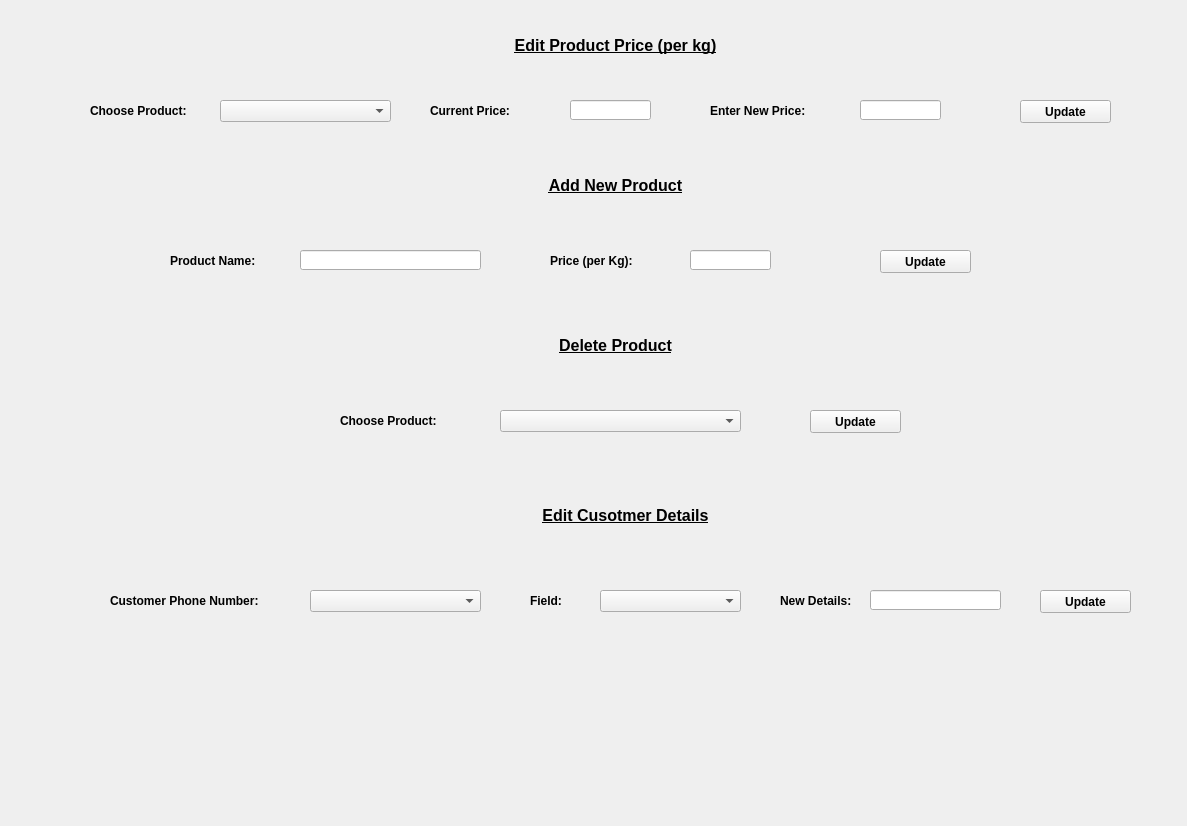
<?xml version="1.0" encoding="UTF-8"?>
<ui version="4.0">
 <class>MainWindow</class>
 <widget class="QMainWindow" name="MainWindow">
  <property name="geometry">
   <rect>
    <x>0</x>
    <y>0</y>
    <width>1187</width>
    <height>826</height>
   </rect>
  </property>
  <property name="windowTitle">
   <string>MainWindow</string>
  </property>
  <widget class="QWidget" name="centralwidget">
   <widget class="QLabel" name="label">
    <property name="geometry">
     <rect>
      <x>510</x>
      <y>30</y>
      <width>211</width>
      <height>31</height>
     </rect>
    </property>
    <property name="font">
     <font>
      <family>Arial</family>
      <pointsize>12</pointsize>
      <weight>75</weight>
      <bold>true</bold>
     </font>
    </property>
    <property name="text">
     <string>&lt;html&gt;&lt;head/&gt;&lt;body&gt;&lt;p align=&quot;center&quot;&gt;&lt;span style=&quot; text-decoration: underline;&quot;&gt;Edit Product Price (per kg)&lt;/span&gt;&lt;/p&gt;&lt;/body&gt;&lt;/html&gt;</string>
    </property>
   </widget>
   <widget class="QLabel" name="label_2">
    <property name="geometry">
     <rect>
      <x>90</x>
      <y>90</y>
      <width>111</width>
      <height>41</height>
     </rect>
    </property>
    <property name="font">
     <font>
      <family>Arial</family>
      <pointsize>9</pointsize>
      <weight>75</weight>
      <bold>true</bold>
     </font>
    </property>
    <property name="text">
     <string>Choose Product:</string>
    </property>
   </widget>
   <widget class="QComboBox" name="editprod">
    <property name="geometry">
     <rect>
      <x>220</x>
      <y>100</y>
      <width>171</width>
      <height>22</height>
     </rect>
    </property>
    <property name="font">
     <font>
      <family>Arial</family>
      <pointsize>9</pointsize>
      <weight>75</weight>
      <bold>true</bold>
     </font>
    </property>
   </widget>
   <widget class="QLabel" name="label_3">
    <property name="geometry">
     <rect>
      <x>710</x>
      <y>90</y>
      <width>111</width>
      <height>41</height>
     </rect>
    </property>
    <property name="font">
     <font>
      <family>Arial</family>
      <pointsize>9</pointsize>
      <weight>75</weight>
      <bold>true</bold>
     </font>
    </property>
    <property name="text">
     <string>Enter New Price:</string>
    </property>
   </widget>
   <widget class="QLineEdit" name="editnewprice">
    <property name="geometry">
     <rect>
      <x>860</x>
      <y>100</y>
      <width>81</width>
      <height>20</height>
     </rect>
    </property>
   </widget>
   <widget class="QPushButton" name="editprodupdate">
    <property name="geometry">
     <rect>
      <x>1020</x>
      <y>100</y>
      <width>91</width>
      <height>23</height>
     </rect>
    </property>
    <property name="font">
     <font>
      <family>Arial</family>
      <pointsize>9</pointsize>
      <weight>75</weight>
      <bold>true</bold>
     </font>
    </property>
    <property name="text">
     <string>Update</string>
    </property>
   </widget>
   <widget class="QLabel" name="label_4">
    <property name="geometry">
     <rect>
      <x>430</x>
      <y>90</y>
      <width>111</width>
      <height>41</height>
     </rect>
    </property>
    <property name="font">
     <font>
      <family>Arial</family>
      <pointsize>9</pointsize>
      <weight>75</weight>
      <bold>true</bold>
     </font>
    </property>
    <property name="text">
     <string>Current Price:</string>
    </property>
   </widget>
   <widget class="QLineEdit" name="currentprice">
    <property name="geometry">
     <rect>
      <x>570</x>
      <y>100</y>
      <width>81</width>
      <height>20</height>
     </rect>
    </property>
    <property name="cursor">
     <cursorShape>ArrowCursor</cursorShape>
    </property>
   </widget>
   <widget class="QLabel" name="label_5">
    <property name="geometry">
     <rect>
      <x>510</x>
      <y>170</y>
      <width>211</width>
      <height>31</height>
     </rect>
    </property>
    <property name="font">
     <font>
      <family>Arial</family>
      <pointsize>12</pointsize>
      <weight>75</weight>
      <bold>true</bold>
     </font>
    </property>
    <property name="text">
     <string>&lt;html&gt;&lt;head/&gt;&lt;body&gt;&lt;p align=&quot;center&quot;&gt;&lt;span style=&quot; text-decoration: underline;&quot;&gt;Add New Product&lt;/span&gt;&lt;/p&gt;&lt;/body&gt;&lt;/html&gt;</string>
    </property>
   </widget>
   <widget class="QLabel" name="label_6">
    <property name="geometry">
     <rect>
      <x>170</x>
      <y>240</y>
      <width>111</width>
      <height>41</height>
     </rect>
    </property>
    <property name="font">
     <font>
      <family>Arial</family>
      <pointsize>9</pointsize>
      <weight>75</weight>
      <bold>true</bold>
     </font>
    </property>
    <property name="text">
     <string>Product Name:</string>
    </property>
   </widget>
   <widget class="QLineEdit" name="addprod">
    <property name="geometry">
     <rect>
      <x>300</x>
      <y>250</y>
      <width>181</width>
      <height>20</height>
     </rect>
    </property>
    <property name="cursor">
     <cursorShape>ArrowCursor</cursorShape>
    </property>
   </widget>
   <widget class="QLabel" name="label_7">
    <property name="geometry">
     <rect>
      <x>550</x>
      <y>240</y>
      <width>111</width>
      <height>41</height>
     </rect>
    </property>
    <property name="font">
     <font>
      <family>Arial</family>
      <pointsize>9</pointsize>
      <weight>75</weight>
      <bold>true</bold>
     </font>
    </property>
    <property name="text">
     <string>Price (per Kg):</string>
    </property>
   </widget>
   <widget class="QLineEdit" name="addprodprice">
    <property name="geometry">
     <rect>
      <x>690</x>
      <y>250</y>
      <width>81</width>
      <height>20</height>
     </rect>
    </property>
   </widget>
   <widget class="QPushButton" name="addprodupdate">
    <property name="geometry">
     <rect>
      <x>880</x>
      <y>250</y>
      <width>91</width>
      <height>23</height>
     </rect>
    </property>
    <property name="font">
     <font>
      <family>Arial</family>
      <pointsize>9</pointsize>
      <weight>75</weight>
      <bold>true</bold>
     </font>
    </property>
    <property name="text">
     <string>Update</string>
    </property>
   </widget>
   <widget class="QLabel" name="label_8">
    <property name="geometry">
     <rect>
      <x>510</x>
      <y>330</y>
      <width>211</width>
      <height>31</height>
     </rect>
    </property>
    <property name="font">
     <font>
      <family>Arial</family>
      <pointsize>12</pointsize>
      <weight>75</weight>
      <bold>true</bold>
     </font>
    </property>
    <property name="text">
     <string>&lt;html&gt;&lt;head/&gt;&lt;body&gt;&lt;p align=&quot;center&quot;&gt;&lt;span style=&quot; text-decoration: underline;&quot;&gt;Delete Product&lt;/span&gt;&lt;/p&gt;&lt;/body&gt;&lt;/html&gt;</string>
    </property>
   </widget>
   <widget class="QLabel" name="label_9">
    <property name="geometry">
     <rect>
      <x>340</x>
      <y>400</y>
      <width>111</width>
      <height>41</height>
     </rect>
    </property>
    <property name="font">
     <font>
      <family>Arial</family>
      <pointsize>9</pointsize>
      <weight>75</weight>
      <bold>true</bold>
     </font>
    </property>
    <property name="text">
     <string>Choose Product:</string>
    </property>
   </widget>
   <widget class="QComboBox" name="delprod">
    <property name="geometry">
     <rect>
      <x>500</x>
      <y>410</y>
      <width>241</width>
      <height>22</height>
     </rect>
    </property>
    <property name="font">
     <font>
      <family>Arial</family>
      <pointsize>9</pointsize>
      <weight>75</weight>
      <bold>true</bold>
     </font>
    </property>
   </widget>
   <widget class="QPushButton" name="delupdate">
    <property name="geometry">
     <rect>
      <x>810</x>
      <y>410</y>
      <width>91</width>
      <height>23</height>
     </rect>
    </property>
    <property name="font">
     <font>
      <family>Arial</family>
      <pointsize>9</pointsize>
      <weight>75</weight>
      <bold>true</bold>
     </font>
    </property>
    <property name="text">
     <string>Update</string>
    </property>
   </widget>
   <widget class="QLabel" name="label_10">
    <property name="geometry">
     <rect>
      <x>520</x>
      <y>500</y>
      <width>211</width>
      <height>31</height>
     </rect>
    </property>
    <property name="font">
     <font>
      <family>Arial</family>
      <pointsize>12</pointsize>
      <weight>75</weight>
      <bold>true</bold>
     </font>
    </property>
    <property name="text">
     <string>&lt;html&gt;&lt;head/&gt;&lt;body&gt;&lt;p align=&quot;center&quot;&gt;&lt;span style=&quot; text-decoration: underline;&quot;&gt;Edit Cusotmer Details&lt;/span&gt;&lt;/p&gt;&lt;/body&gt;&lt;/html&gt;</string>
    </property>
   </widget>
   <widget class="QLabel" name="label_11">
    <property name="geometry">
     <rect>
      <x>110</x>
      <y>580</y>
      <width>151</width>
      <height>41</height>
     </rect>
    </property>
    <property name="font">
     <font>
      <family>Arial</family>
      <pointsize>9</pointsize>
      <weight>75</weight>
      <bold>true</bold>
     </font>
    </property>
    <property name="text">
     <string>Customer Phone Number:</string>
    </property>
   </widget>
   <widget class="QComboBox" name="custnumber">
    <property name="geometry">
     <rect>
      <x>310</x>
      <y>590</y>
      <width>171</width>
      <height>22</height>
     </rect>
    </property>
    <property name="font">
     <font>
      <family>Arial</family>
      <pointsize>9</pointsize>
      <weight>75</weight>
      <bold>true</bold>
     </font>
    </property>
   </widget>
   <widget class="QLabel" name="label_12">
    <property name="geometry">
     <rect>
      <x>530</x>
      <y>580</y>
      <width>111</width>
      <height>41</height>
     </rect>
    </property>
    <property name="font">
     <font>
      <family>Arial</family>
      <pointsize>9</pointsize>
      <weight>75</weight>
      <bold>true</bold>
     </font>
    </property>
    <property name="text">
     <string>Field:</string>
    </property>
   </widget>
   <widget class="QComboBox" name="custfield">
    <property name="geometry">
     <rect>
      <x>600</x>
      <y>590</y>
      <width>141</width>
      <height>22</height>
     </rect>
    </property>
    <property name="font">
     <font>
      <family>Arial</family>
      <pointsize>9</pointsize>
      <weight>75</weight>
      <bold>true</bold>
     </font>
    </property>
   </widget>
   <widget class="QLabel" name="label_13">
    <property name="geometry">
     <rect>
      <x>780</x>
      <y>580</y>
      <width>111</width>
      <height>41</height>
     </rect>
    </property>
    <property name="font">
     <font>
      <family>Arial</family>
      <pointsize>9</pointsize>
      <weight>75</weight>
      <bold>true</bold>
     </font>
    </property>
    <property name="text">
     <string>New Details:</string>
    </property>
   </widget>
   <widget class="QLineEdit" name="custnewfield">
    <property name="geometry">
     <rect>
      <x>870</x>
      <y>590</y>
      <width>131</width>
      <height>20</height>
     </rect>
    </property>
   </widget>
   <widget class="QPushButton" name="pushButton_4">
    <property name="geometry">
     <rect>
      <x>1040</x>
      <y>590</y>
      <width>91</width>
      <height>23</height>
     </rect>
    </property>
    <property name="font">
     <font>
      <family>Arial</family>
      <pointsize>9</pointsize>
      <weight>75</weight>
      <bold>true</bold>
     </font>
    </property>
    <property name="text">
     <string>Update</string>
    </property>
   </widget>
  </widget>
 </widget>
 <resources/>
 <connections/>
</ui>
